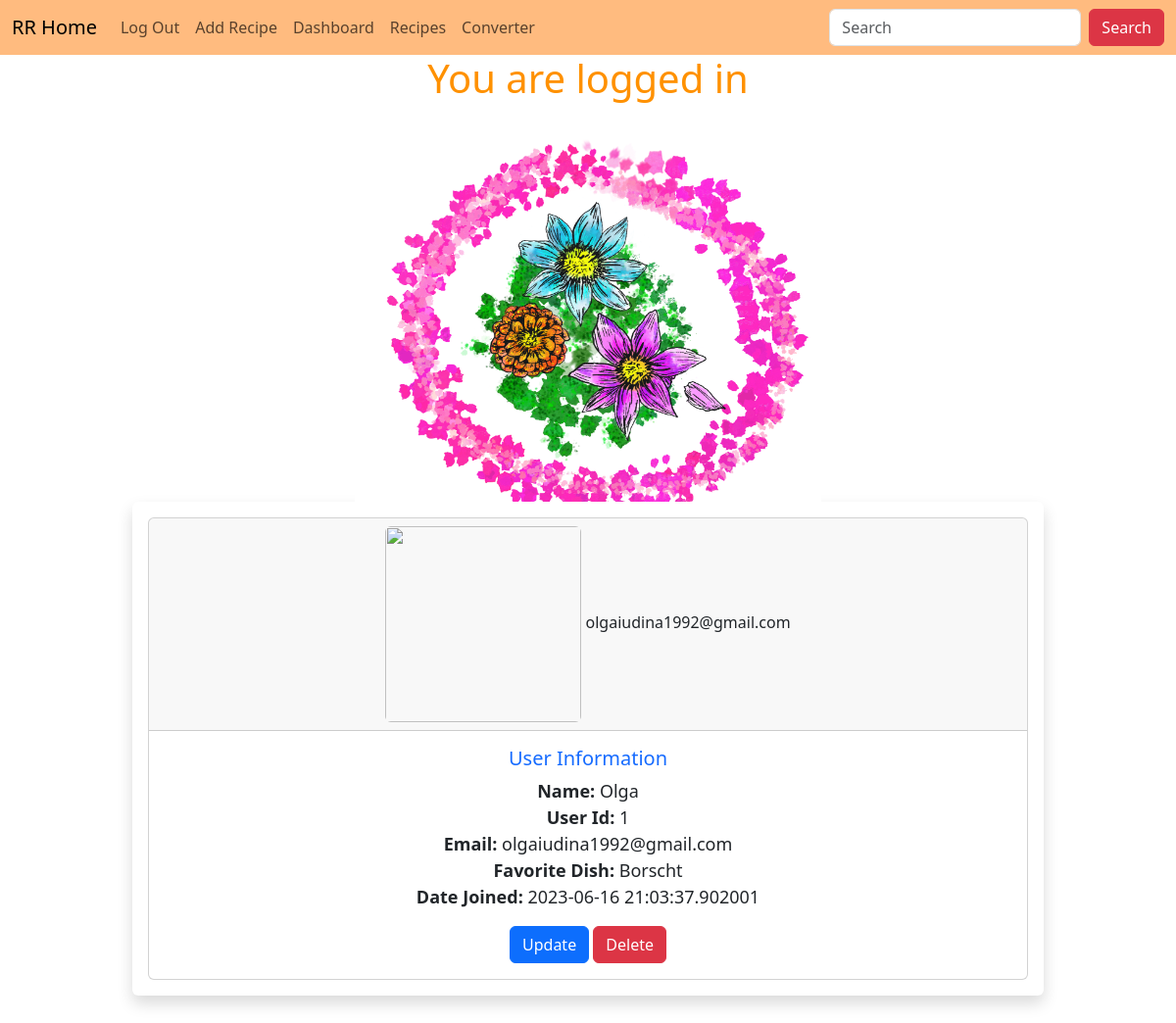
/dashboard (signed in), run on an earlier commit of the app's database.
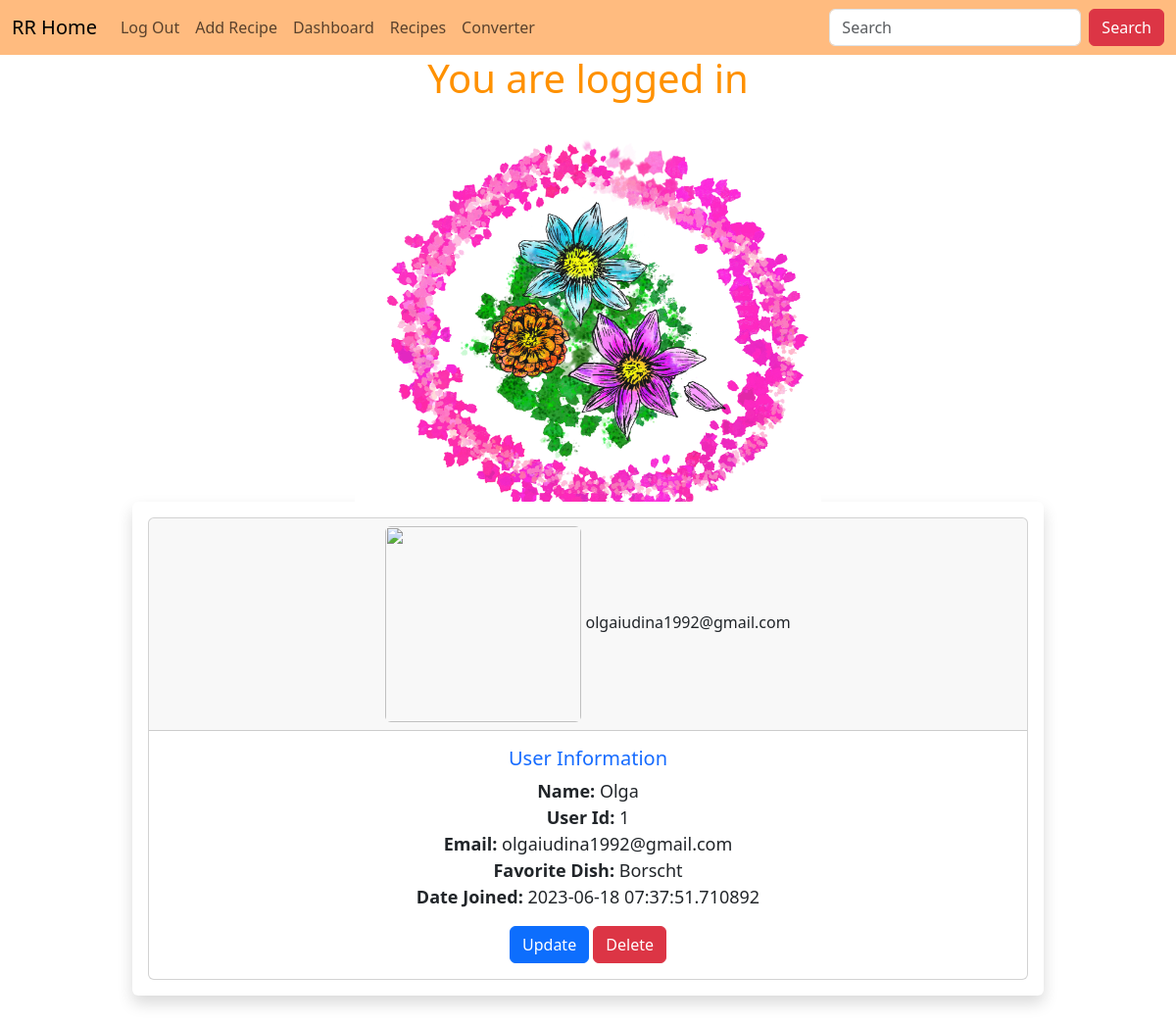
And on a later commit of the database.
### starter.py (models this page shows, shortened)
class Users(db.Model, UserMixin):
    id = db.Column(db.Integer, primary_key=True)
    name = db.Column(db.String(200), nullable=False)
    favorite_dish = db.Column(db.String(200))
    email = db.Column(db.String(100), nullable=False, unique=True)
    date_added = db.Column(db.DateTime, default=datetime.utcnow)
    recipes = db.relationship('Recipes', backref='poster', cascade='save-update, merge, delete', passive_deletes=True)
    password_hash = db.Column(db.String(150))
    @property
    def password(self):
        raise AttributeError('Password is not a readable attribute!')

### starter.py (the view)
@app.route('/dashboard', methods=['GET', 'POST'])
@login_required
def dashboard():
    return render_template('dashboard.html')

### webforms.py
class SearchForm(FlaskForm):
    searchbar = StringField("Search", validators=[DataRequired()])
    submit = SubmitField('Submit')

### starter.py (called while the page is built)
@login_manager.user_loader
def load_user(user_id):
    return Users.query.get(int(user_id))

@app.context_processor
def base():
    form=SearchForm()
    return dict(form=form)

### templates/dashboard.html (shortened to what this page needs)
{% extends 'base.html' %}
{%block content%}
<center>
    <h1>You are logged in</h1>
    <img src="{{url_for('static', filename='images/floral.png')}}">
    <br />
    <div class="col-10">
    <div class="shadow p-3 mb-5 bg-body rounded">
      <div class="card">
        <div class="card-header">
          <img src="{{url_for('static', filename='images/manami_01.png')}}" class="rounded" height="200" width="200">
          {{current_user.email}}
        </div>
        <div class="card-body">
          <h5 >User Information</h5>
          <p class="card-text">
      <strong>Name: </strong>
      {{current_user.name}}
      <br />
      <strong>User Id: </strong>
      {{current_user.id}}
      <br />
      <strong>Email: </strong>
      {{current_user.email}}
      <br />
      <strong>Favorite Dish: </strong>
      {{current_user.favorite_dish}}
      <br />
      <strong>Date Joined: </strong>
      {{current_user.date_added}}
      <br />
      </p>
      <a href="{{url_for('update', id=current_user.id)}}" class="btn btn-primary">Update</a>
      <a href="{{url_for('delete', id=current_user.id)}}" class="btn btn-danger">Delete</a>
    </div>
  </div>
    </div>
  </div>
</center>
{% endblock %}

### templates/base.html (shortened to what this page needs)
<!doctype html>
<html lang="en">
  <head>
    <link href="https://cdn.jsdelivr.net/npm/bootstrap@5.3.0/dist/css/bootstrap.min.css" rel="stylesheet">
    <link href="{{url_for('static', filename='css/style.css')}}" rel="stylesheet">
  </head>
  <body>
    {% include 'navbar.html'%}
    <div class="container">
        {% block content %}{% endblock %}
    </div>
  </body>
</html>

### templates/navbar.html (shortened to what this page needs)
<nav class="navbar navbar-expand-lg" style="background-color: #ffbb7f;">
    <div class="container-fluid">
      <a class="navbar-brand" href="{{ url_for('index')  }}">RR Home</a>
      <div class="collapse navbar-collapse" id="navbarNavAltMarkup">
        <ul class="navbar-nav me-auto mb-2 mb-lg-0">
          {% if current_user.is_authenticated %}
          <li class="nav-item">
            <a class="nav-link" href="{{url_for('logout')}}">Log Out</a>
          </li>
          <li class="nav-item">
            <a class="nav-link" href="{{url_for('add_recipe')}}">Add Recipe</a>
          </li>
          <li class="nav-item">
            <a class="nav-link" href="{{url_for('dashboard')}}">Dashboard</a>
          </li>
          {% endif %}
          <li class="nav-item">
          <a class="nav-link" href="{{url_for('recipes')}}">Recipes</a>
          </li>
          <li class="nav-item">
          <a class="nav-link" href="{{ url_for('name')  }}">Converter</a>
          </li>
          </ul>
          </div>
          <form class="d-flex" role="search" method="POST" action="{{url_for('search')}}">
            <input class="form-control me-2" type="search" placeholder="Search" aria-label="Search" name="searchbar">
            <button class="btn btn-danger" type="submit">Search</button>
          </form>
      </div>
  </nav>

### static/css/style.css (style rules this page uses)
h1 { color: rgb(255, 145, 0); }
h5 { color: rgb(21, 107, 255); }
img { max-width: 600px; max-height: 400px; }
p { font-size: large; }

What changed in the data, as far as the page shows it:
changed Users "Olga": date_added "2023-06-16 21:03:37.902001" → "2023-06-18 07:37:51.710892"
